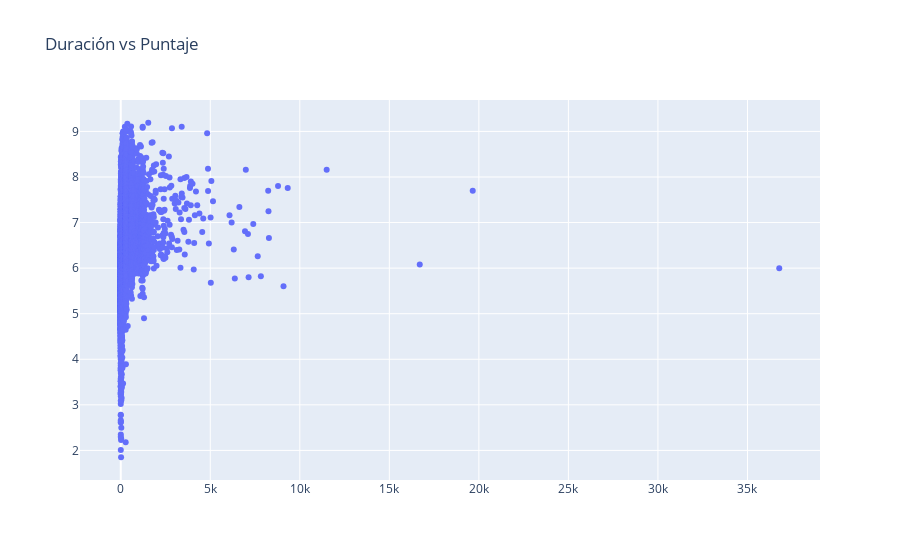

Here is the notebook cell this chart was saved with:
### Markdown cell above
#### Relación de duración

### Code cell
# Creamos la figura y añadimos un trazado de dispersión.
fig = go.Figure()
fig.add_trace(go.Scatter(x=dataDuration['Duration'], y=dataDuration['Score'], mode='markers'))

# Personalizamos el diseño del gráfico.
fig.update_layout(title='Duración vs Puntaje')

# Mostramos el gráfico interactivo.
fig.show()

### Figure 1 — Plotly figure (JSON) as saved in the notebook; plotly's stock layout.template omitted (floating-point values rounded to 4 significant figures; data arrays with more than 128 entries replaced by an {"elided": "..."} marker saying what was removed)
{"data": [{"mode": "markers", "type": "scatter", "x": {"elided": "12296 float values"}, "y": {"elided": "12296 float values"}}], "layout": {"title": {"text": "Duración vs Puntaje"}}}
